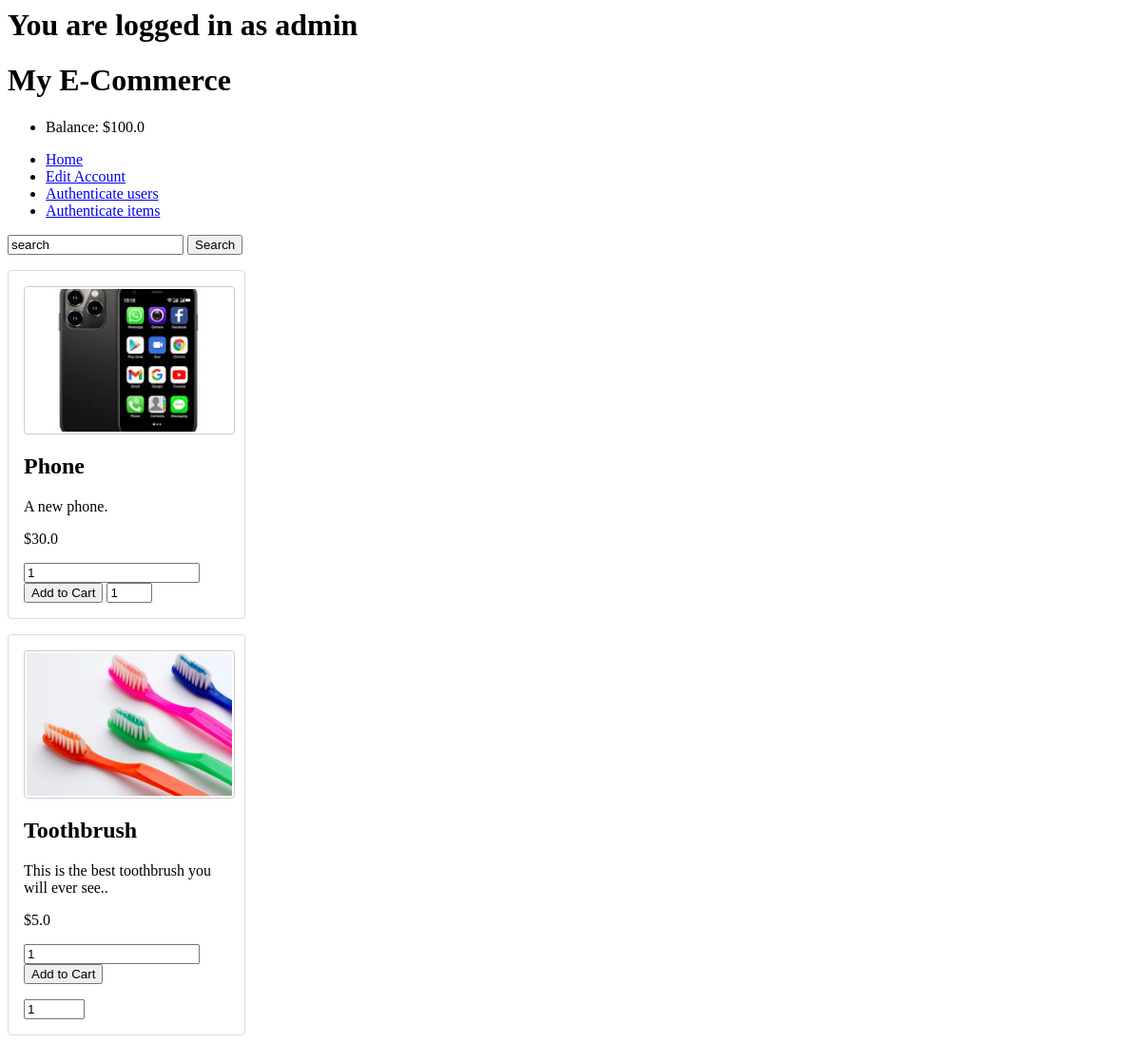
The app's page /5/search/ with its own data.
### main/models.py (models this page shows, shortened)
class User(models.Model):
    userID = models.BigIntegerField(primary_key=True)
    username = models.CharField(max_length=50, unique=True)
    password = models.CharField(max_length=200)
    email = models.EmailField()
    role = models.SmallIntegerField()
    balance = models.FloatField(default=0)
    approved = models.BooleanField(default=False)

class Item(models.Model):
    itemID = models.BigIntegerField(primary_key=True)
    name = models.CharField(max_length=200)
    category = models.CharField(max_length=100)
    image = models.ImageField(upload_to='main/static/images', default='p')
    description = models.CharField(max_length=300)
    price = models.FloatField(default=0.0)
    stock = models.IntegerField(default=0)
    seller = models.ForeignKey(User, on_delete=models.CASCADE)
    date_added=models.DateField(default=date.today())
    approved = models.BooleanField(default=False)

### main/views.py (the view, shortened to what this page needs)
# urls.py: path("search/", views.search, name="search"),
def search(request, UserID = 0):
    userData = 0
    try:
        userData = User.objects.get(userID=UserID)
        if(userData.role == 0):
            messages.add_message(request, messages.SUCCESS, "This account was rejected by an admin. Please create a new account")
            userData.delete()
    except User.DoesNotExist:
        pass
    searchTerm = ''
    items = Item.objects.filter(approved=True)
    return render(request, "search.html", context={"items":items, "userData":userData})

### main/templates/search.html (shortened to what this page needs)
{% extends "base.html" %}
{% block content%}
<form method = "POST">
<input type="text" id="search-input" placeholder="Search for products..." name="search" value="search">
<button id="search-btn" type="submit" name="submitSearch">Search</button>
</form>
<form method = "POST">
{% for item in items %}
<section class="product-listings">
    <article class="product-card">
      <img src="{{item.image.url | slice:"5:"}}" alt="Product Image" width = 200>
      <h2>{{item.name}}</h2>
      <p>{{item.description}}.</p>
      <p class="price">${{item.price}}</p>
      <form method="POST" action="/{% if userData %}{{ userData.userID }}{% endif %}/add_to_cart/{{ item.itemID }}/">
        <input type="number" name="amount" min="1" value="1" />
        <button type="submit">Add to Cart</button>
      </form>
      <input type="number" id="amount-input" placeholder="Amount" name="amount" value=1 min=1 max={{item.stock}}>
    </article>
  </section>
{% endfor %}
</form>
{% endblock content %}

### main/templates/base.html (shortened to what this page needs)
{% load static %}
<link rel="stylesheet" href="{% static 'css/styles.css' %}">
<header>
    <div class="logo">
      {% if userData.username %}
      <h1>You are logged in as {{userData.username}}</h1>
      {% endif %}
      <h1>My E-Commerce</h1>
    </div>
    <nav>
        <ul>
            {%if not userData.userID%}
              <li><a href="/">Home</a></li>
              <li><a href="/login">Login</a></li>
              <li><a href="/create">Register</a></li>
            {%else%}
                <li><p>Balance: ${{userData.balance}}</p></li>
              <li><a href="/{{userData.userID}}/main">Home</a></li>
              <li><a href="/{{userData.userID}}/edit">Edit Account</a></li>
                {%if userData.role == 3%}
                    <li><a href="/{{userData.userID}}/auth/users">Authenticate users</a></li>
                    <li><a href="/{{userData.userID}}/auth/items">Authenticate items</a></li>
                {%elif userData.role == 2%}
                    <li><a href="/{{userData.userID}}/sell/makeItem">Add new product</a></li>
                    <li><a href="/{{userData.userID}}/sell/items">See and edit Products</a></li>
                    <li><a href="/{{userData.userID}}/sell/orders">See past ordered items</a></li>
                {%elif userData.role == 1%}
                    <li><a href="/{{userData.userID}}/buy/cart">View Cart</a></li>
                    <li><a href="/{{userData.userID}}/buy/orders">See past orders</a></li>
                {%endif%}
          </ul>
          {%endif%}
    </nav>
  </header>
{%if not userData.userID or userData.approved%}
  {%block content%}
  {%endblock content%}
{%endif%}

### main/static/css/styles.css (style rules this page uses)
.product-listings { display: flex; flex-wrap: wrap; gap: 20px; padding: 0; margin: 0; }
.product-card { border: 1px solid #ddd; border-radius: 4px; padding: 16px; background: #fff; box-sizing: border-box; transition: box-shadow 0.2s ease; flex: 1 0 250px; max-width: 250px; }
.product-card img { display: block; width: 100%; height: 150px; object-fit: cover; border: 1px solid #ccc; border-radius: 4px; padding: 2px; margin-bottom: 12px; }

### records on screen
User: username "admin", balance "100.0"
Item: image (picture), name "Phone", description "A new phone", price "30.0"
Item: image (picture), name "Toothbrush", description "This is the best toothbrush you will ever see.", price "5.0"
